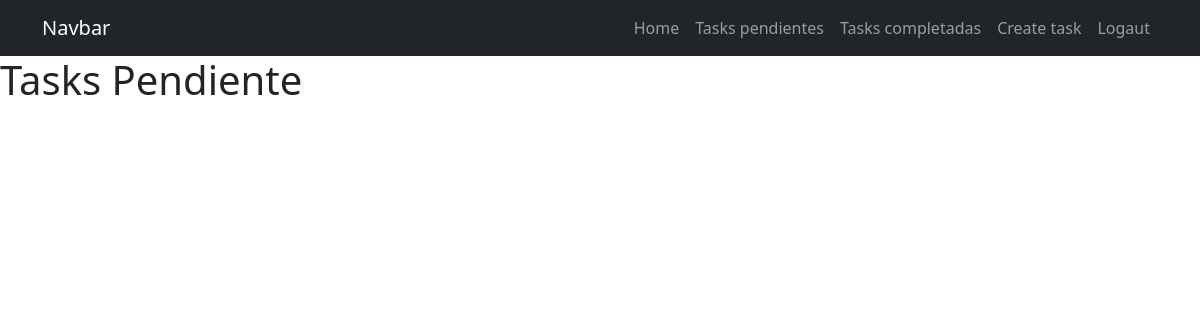
The app's page /tasks/ (signed in), older data.
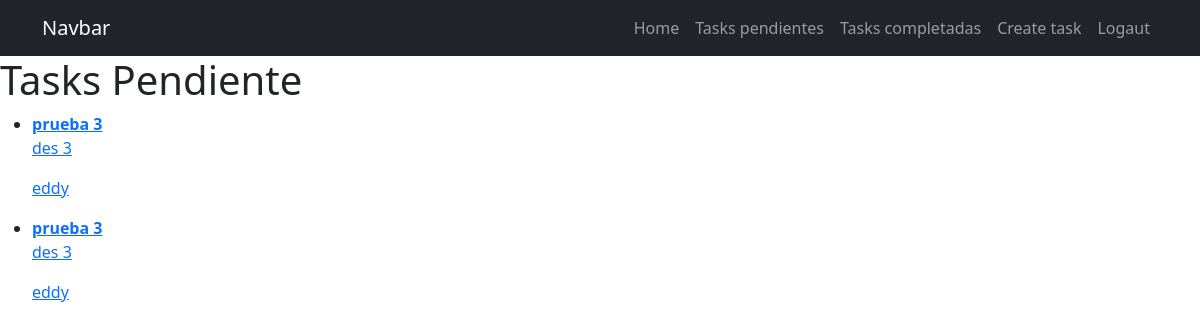
The same page, newer data.
### tasks/models.py (models this page shows, shortened)
class Task(models.Model):
    title = models.CharField(max_length=100)
    description = models.TextField(blank=True)
    created = models.DateTimeField(auto_now_add=True)
    datecompleted = models.DateTimeField(null=True,blank=True)
    important = models.BooleanField(default=True)
    user = models.ForeignKey(User, on_delete=models.CASCADE)

### tasks/views.py (the view)
# urls.py: path('tasks/',views.tasks, name= 'tasks'),
@login_required
def tasks (request):
    tasks = Task.objects.filter(user=request.user, datecompleted__isnull =True) #filtrar solo el usuario en uso
    return render(request, 'tasks.html', {'tasks': tasks})

### tasks/templates/tasks.html (shortened to what this page needs)
{% extends 'base.html'%}
{% block content%}
<h1>Tasks Pendiente</h1>
<ul>
    {% for task in tasks%}
    <li>
        <a href="{% url 'task_detail' task.id %}">
            {% if task.important %}
            <strong>{{task.title}}</strong>
            {% else %}
                {{task.title}}
            {% endif %}
            <p>{{task.description}}</p>
            <p>{{task.user.username}}</p>
        </a>
    </li>
    {% endfor %}
</ul>
{% endblock%}

### tasks/templates/base.html (shortened to what this page needs)
<!DOCTYPE html>
<html lang="en">
<head>
    <link rel="stylesheet" href="https://cdn.jsdelivr.net/npm/bootstrap@5.3.5/dist/css/bootstrap.min.css">
</head>
<body>
    <nav class="navbar navbar-expand-lg bg-dark navbar-dark">
        <div class="container">
          <a class="navbar-brand" href="#">Navbar</a>
          <div class="collapse navbar-collapse" id="navbarNav">
            <ul class="navbar-nav ms-auto">
                <li class="nav-item">
                    <a href="/" class="nav-link">Home</a>
                </li>
                {% if user.is_authenticated%}
                <li class="nav-item">
                    <a href="{% url 'tasks' %}" class="nav-link">Tasks pendientes</a>
                </li>
                <li class="nav-item">
                    <a href="{% url 'tasks_completed' %}" class="nav-link">Tasks completadas</a>
                </li>
                <li class="nav-item">
                    <a href="/tasks/create/" class="nav-link">Create task</a>
                </li>
                <li class="nav-item">
                    <a href="/logout" class="nav-link">Logaut</a>
                </li>
                {% endif%}
            </ul>
          </div>
        </div>
      </nav>
    {% block content%}
    {% endblock%}
</body>
</html>

Row changes from the older to the newer data that the page shows:
added Task: title "prueba 3", description "des 3", user.username "eddy"
added Task: title "prueba 3", description "des 3", user.username "eddy"
